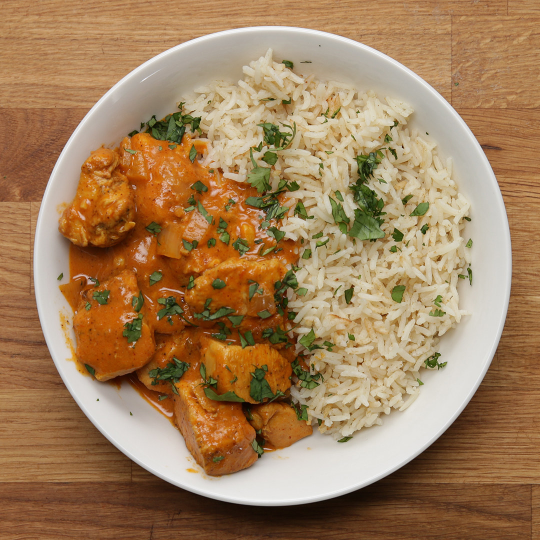
#> input picture data/test_dish.jpg, 1080 x 1080 px (shown at 1/2 size)
$ python -i utils.py   (imports and definitions only)
#> lines starting #> are read from the running program, lines starting #| are printed output that depends on the picture
#> further down, picture is the input picture: shape (1080, 1080, 3); mean B, G, R 91.2, 128, 162.1
import cv2
import random
import numpy as np
from collections import deque


class Stack:
    def __init__(self):
        self.items = []

    def push(self, value):
        self.items.append(value)

    def pop(self):
        return self.items.pop()

    def size(self):
        return len(self.items)

    def is_empty(self):
        return self.size() == 0

    def clear(self):
        self.items = []


# [37 lines left out: function load_image, not called in this run]


def lab_pixel_distance(LAB1, LAB2):
    """ Calculate the distance between two LAB color values. """
    delta = LAB1 - LAB2
    return np.sqrt(abs(delta[0]) + delta[1]**2 + delta[2]**2)


# [4 lines left out: function lab_distance, not called in this run]


def mean_shift(pixel, image, sth, cth):
    """
    Perform mean shift operation for a given pixel in the image.

    Args:
        pixel (tuple):
            A tuple containing (x, y, LAB) where (x, y) are the pixel
            coordinates and LAB is the color.
        image (ndarray):
            LAB image to perform mean shift on.
        sth (int):
            Spatial threshold for neighborhood definition.
        cth (float):
            Color threshold for neighborhood definition.

    Returns:
        ndarray:
            The new LAB color after mean shift operation.
    """

    x, y, LAB = pixel
    h, w = image.shape[:2]

    # Define spatial neighborhood window boundaries.
    x_min, x_max = max(0, x - sth), min(w, x + sth + 1)
    y_min, y_max = max(0, y - sth), min(h, y + sth + 1)

    # Extract neighborhood.
    neighborhood = image[y_min:y_max, x_min:x_max]

    # Compute distances.
    distances = np.sqrt(np.abs(neighborhood[..., 0] - LAB[0]) +
                        (neighborhood[..., 1] - LAB[1])**2 +
                        (neighborhood[..., 2] - LAB[2])**2)

    # Filter by color threshold.
    mask = distances <= cth
    if np.sum(mask) == 0:  # No valid neighbors.
        return LAB

    # Calculate mean LAB value within the filtered neighborhood.
    return np.mean(neighborhood[mask], axis=0)


def pyramidal_mean_shift_filtering(image, sth=5, cth=10, gaussian_levels=4, max_iterations=10, cast_back=False):
    """
    Apply pyramidal mean shift filtering on the given image.

    Args:
        image (ndarray):
            Input BGR image to be processed.
        sth (int):
            Spatial threshold for mean shift (default: 5).
        cth (float):
            Color threshold for mean shift operation (default: 10).
        gaussian_levels (int, optional):
            Number of levels in the Gaussian pyramid (default: 4).
        max_iterations (int, optional):
            Maximum number of iterations for mean shift (default: 10).
        cast_back (bool, optional):
            If True cast back the image to its original color space
            (default: False).

    Returns:
        ndarray:
            Filtered BGR image after applying pyramidal mean shift.
    """
#> called with sth = 5, cth = 10, gaussian_levels = 4, max_iterations = 10, cast_back = False

    # Convert to CIELAB color space.
    LAB_image = cv2.cvtColor(image, cv2.COLOR_BGR2Lab).astype(float)
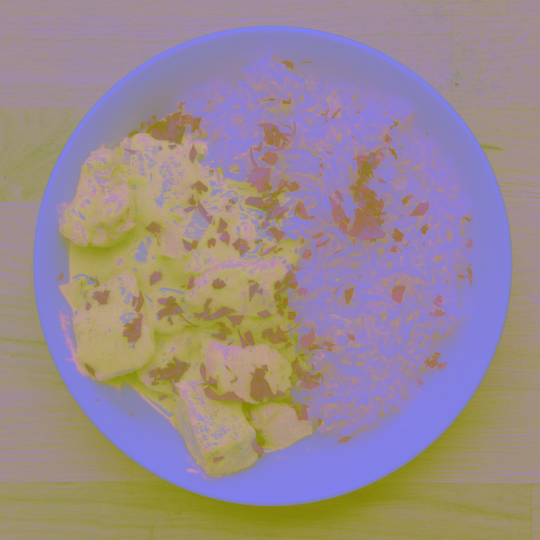
#> LAB_image: shape (1080, 1080, 3) float64 (shown at 1/2 size); mean B, G, R 142.3, 137.6, 153.3

    # Create a Gaussian pyramid.
    pyramid = [LAB_image]
    for _ in range(gaussian_levels - 1):
        LAB_image = cv2.pyrDown(LAB_image)
        pyramid.append(LAB_image)
#> this loop made 3 passes
#> pass 1, in pyramidal_mean_shift_filtering, `LAB_image = cv2.pyrDown(LAB_image)`:
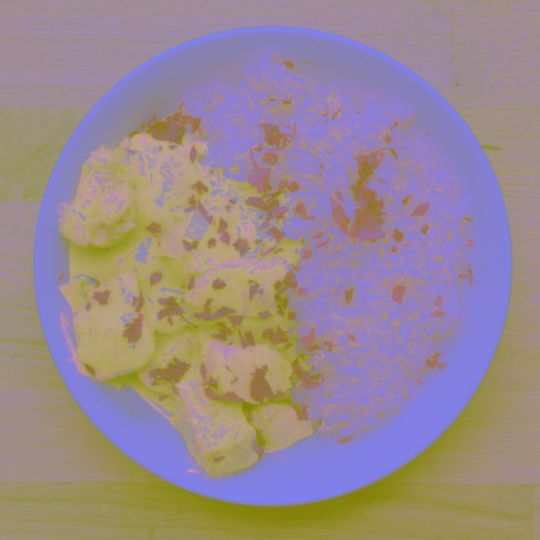
#> LAB_image: shape (540, 540, 3) float64; mean B, G, R 142.3, 137.6, 153.3
#> pass 3, in pyramidal_mean_shift_filtering, `LAB_image = cv2.pyrDown(LAB_image)`:
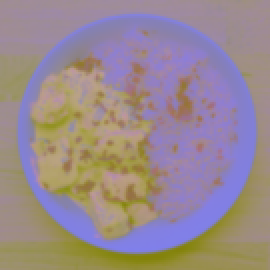
#> LAB_image: shape (135, 135, 3) float64 (shown 2 times larger); mean B, G, R 142.5, 137.6, 153.3
#> after the loop, pyramid = 4 items

    # Perform mean shift on each pyramid level, starting from the smallest scale.
    for level in reversed(pyramid):
        h, w = level.shape[:2]
        for y in range(h):
            for x in range(w):
                LAB = level[y, x]
                for _ in range(max_iterations):
                    new_LAB = mean_shift((x, y, LAB), level, sth, cth)
                    if lab_pixel_distance(LAB, new_LAB) < 1e-2:  # Convergence threshold.
                        break
                    LAB = new_LAB
                level[y, x] = LAB

        # Propagate to the upper scale.
        if pyramid.index(level) > 0:
            upper = pyramid[pyramid.index(level) - 1]
            level_upsampled = cv2.pyrUp(level)

            # Ensuring same shape by cropping or padding as necessary
            if level_upsampled.shape != upper.shape:
                level_upsampled = cv2.resize(level_upsampled, (upper.shape[1], upper.shape[0]))

            mask = lab_distance(level_upsampled, upper) > cth
            upper[mask] = level_upsampled[mask]
#> this loop made 1 pass

    if cast_back:
        return cv2.cvtColor(pyramid[0].astype(np.uint8), cv2.COLOR_Lab2BGR)

    return  pyramid[0].astype(np.uint8)


# [101 lines left out: functions get_neighbour, distance, bfs, region_growing, merge_small_regions, not called in this run]

>>> import cv2
>>> picture = cv2.imread('../data/test_dish.jpg')
#> (the run stopped early here; a loop or call above may not have finished)
